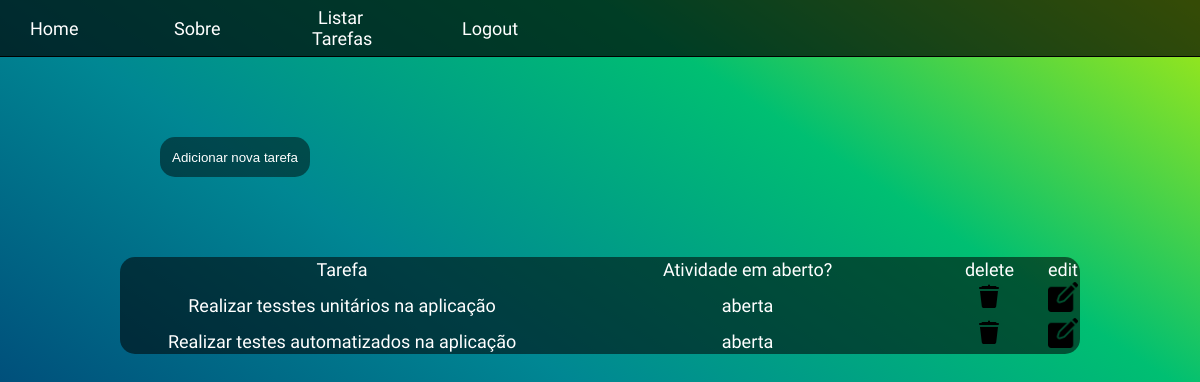
/list (signed in), run on an earlier commit of the app's database.
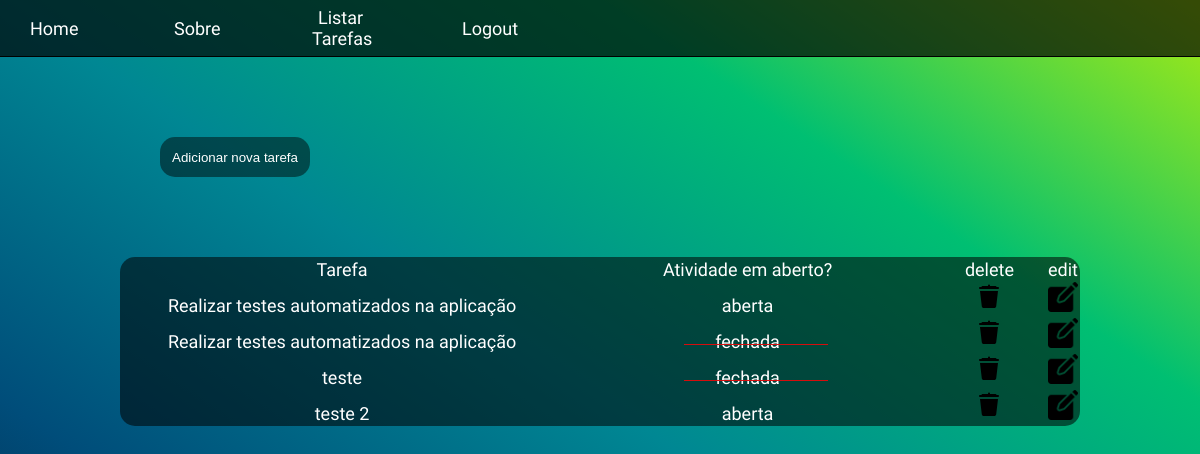
And on a later commit of the database.
### tarefas/models.py (models this page shows, shortened)
class Tarefa(models.Model):
    nome = models.CharField(max_length=200)
    is_active = models.BooleanField(default=False)

### tarefas/views.py (the view)
# urls.py: path('list', listar_tarefas, name="list"),
@login_required
def listar_tarefas(request):
    data = {}
    data['db'] = Tarefa.objects.all()
    return render(request,  'list.html', data )

### templates/list.html
{% extends 'base.html' %}
{% load static %}
{% block content %}
    <div class="adicionar">
      <button>
        <a href="/create">Adicionar nova tarefa
      </a></button>
    </div>
    <section id="tabela">
      <div class="container">
        <table>
          <tr>
            <td>Tarefa</td>
            <td>Atividade em aberto?</td>
            <td>delete</td>
            <td>edit</td>
          </tr>
          {% for dbs in db %}
          <tr>
            <td>{{dbs.nome}}</td>
            {% if dbs.is_active %}
            <td>aberta</td>
            {%else%}
            <td class="td-false">fechada
              <div class="line">
              </div>
            </td>
            {% endif %}
            <td id="td-btn"><a href="/delete/{{dbs.id}}/"><img src="{% static 'css/delete.svg' %}" alt=""></a></td>
            <td id="td-btn"><a href="/editar/{{dbs.id}}"><img src="{% static 'css/editing.png' %} " alt=""></a></td>
          </tr>
          {% endfor %}
        </table>
      </div>
    </section>
{% endblock %}

### templates/base.html (shortened to what this page needs)
<!DOCTYPE html>
{% load static %}
<html lang="en">
<head>
    <link rel="stylesheet" href="{% static 'css/style.css' %}">
</head>
<body>
    <div class="navbar">
        <li class="nav-item">
            <a class="nav-link" href="/">Home</a>
          </li>
            <li class="nav-item">
              <a class="nav-link" href="https://github.com/andre-bandeli/api-rest-django">Sobre</a>
            </li>
            <li class="nav-item">
                {% if user.is_authenticated %}
                  <a class="nav-link active" aria-current="page" href="{% url 'list' %}">Listar Tarefas</a>
                {% endif %}
            </li>
            <li class="nav-item">
                {% if user.is_authenticated %}
                  <a class="nav-link active" aria-current="page" href="/accounts/logout">Logout</a>
                {% endif %}
            </li>
    </div>
{% block content %}
  {% endblock %}
</body>
</html>

### static/css/style.css (style rules this page uses)
* { padding:0; margin:0; vertical-align:baseline; list-style:none; border:0 }
body { background-image: linear-gradient(to right top, #051937, #004d7a, #008793, #00bf72, #a8eb12); background-position: center; background-size: cover; background-repeat: no-repeat; width: 100%; height: 100vh; font-family: 'Montserrat', sans-serif; }
.navbar { width: 100%; height: 7vh; background-color: rgba(0, 0, 0, 0.678); border-bottom: 1px solid black; display: flex; }
.navbar li { font-family: 'Quicksand', sans-serif; color: rgba(255, 255, 255, 0.842); list-style-type: none; font-size: 18px; justify-content:flex-end; margin-top: auto; margin-bottom: auto; min-width: 10%; }
.navbar a { text-decoration: none; padding: 5%; color: white; }
.nav-item { margin-left: 2%; }
.container { width: 70vh; margin-top: 10%; margin-left: 20%; }
#tabela { align-items: center; position: absolute; width: 100%; }
#tabela .container { width: 80%; margin-left: auto; margin-right: auto; margin-top: 10vh; font-family: 'Quicksand', sans-serif; font-size: 3vh; align-items: center; color: white; border-radius: 15px; background-color: rgba(0, 0, 0, 0.548); }
#tabela .container tr { width: 100%; padding-left: 4vh; text-align: center; font-size: 20px; border: none; }
#tabela .container td { width: 50%; padding-left: 4vh; text-align: center; font-size: 18px; }
#tabela .container .td-false { width: 50%; padding-left: 4vh; text-align: center; font-size: 18px; }
.line { border-top: 1px solid rgba(219, 13, 13, 0.979); border-bottom: none; width: 12%; margin-top: -1vh; height: 1vh; text-align: center; font-size: 18px; position: absolute; margin-left: 10%; }
#tabela img { width: 30px; height: 30px; }
.adicionar { margin-top: 10vh; margin-left: 20vh; }
.adicionar a { text-decoration: none; color: white; }
.adicionar button { width: 150px; height: 40px; background-color: rgba(0, 0, 0, 0.473); border: none; border-radius: 15px; }

What changed in the data, as far as the page shows it:
removed Tarefa: nome "Realizar tesstes unitários na aplicação", is_active "aberta"
added Tarefa: nome "Realizar testes automatizados na aplicação", is_active "fechada"
added Tarefa: nome "teste", is_active "fechada"
added Tarefa: nome "teste 2", is_active "aberta"
